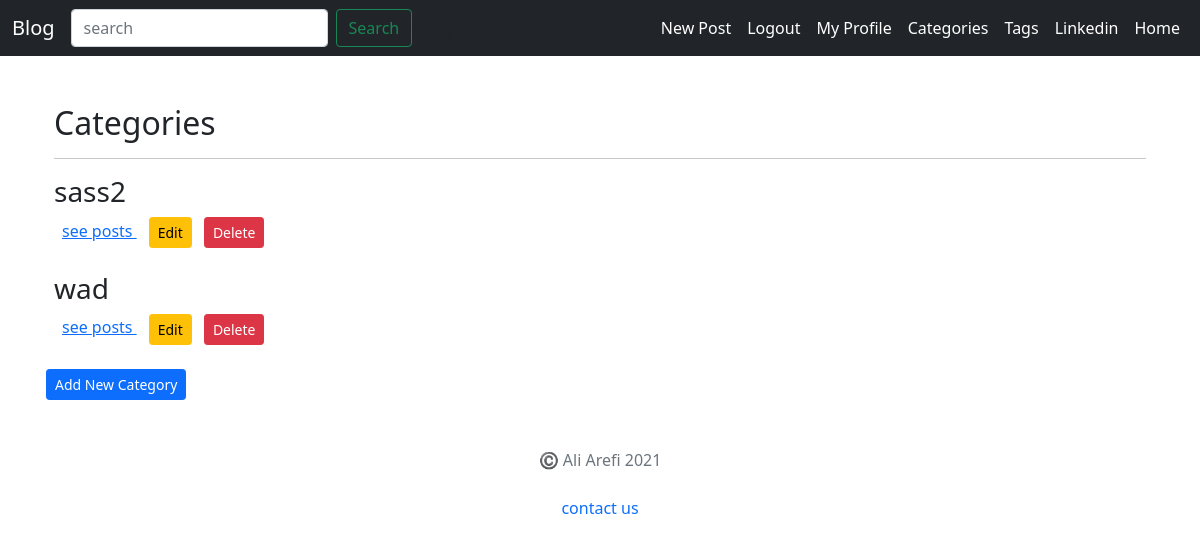
Before: /blog/category-list (signed in) with the older database file.
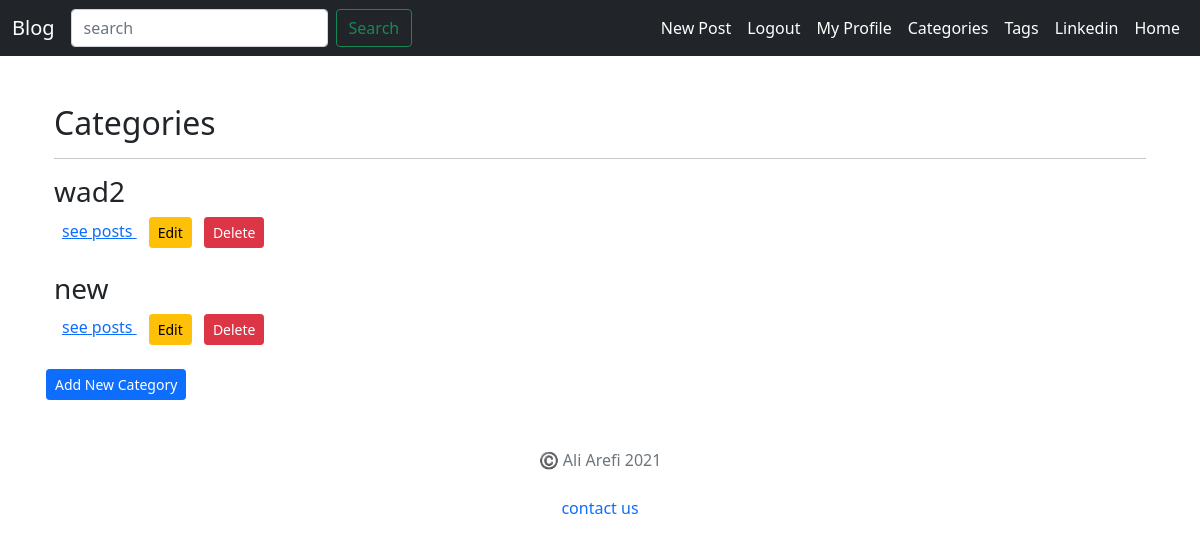
After: the same page with the newer database file.
### post/models.py (models this page shows, shortened)
class Category(models.Model):
    name = models.CharField(max_length=50)
    post = models.ManyToManyField(Post, null=True, blank=True)

### post/views.py (the view)
# urls.py: path('category-list', CategoryListView.as_view(), name='category_list'),
class CategoryListView(LoginRequiredMixin, ListView):
    login_url = 'login'
    model = Category

### post/templates/post/category_list.html
{% extends "post/base.html" %}
{% block content %}
<main>
  <div class="container">
  <br/>
  <br/>
  <h2>Categories</h2>
  <hr />
  {% for category in object_list %}
  <h3 class=>{{ category.name }}</h3><a class= "mx-2" href="{% url 'category_post' id=category.id  %}">see posts </a>
  {% if  user.is_staff%}
  <a href="{% url 'category_edit' pk=category.id %}" class="btn btn-warning btn-sm mx-1" >Edit</a>
  <a href="{% url 'category_delete' pk=category.id %}" class="btn btn-danger btn-sm mx-1" >Delete</a>
  {% endif %}
  <br />
  <br/>
  {% endfor %}
  </div>
  <a href="{% url 'category_create' %}" class="btn btn-primary btn-sm mx-1" >Add New Category</a>
</main>
{% endblock content %}

Changed rows visible on the page:
removed Category: name "sass2"
changed Category: name "wad" → "wad2"
added Category: name "new"
